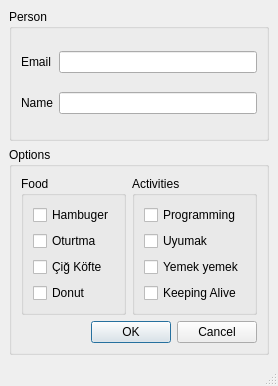
<?xml version="1.0" encoding="UTF-8"?>
<ui version="4.0">
 <class>MainWindow</class>
 <widget class="QMainWindow" name="MainWindow">
  <property name="geometry">
   <rect>
    <x>0</x>
    <y>0</y>
    <width>277</width>
    <height>386</height>
   </rect>
  </property>
  <property name="windowTitle">
   <string>MainWindow</string>
  </property>
  <widget class="QWidget" name="centralwidget">
   <layout class="QVBoxLayout" name="verticalLayout_3">
    <item>
     <widget class="QGroupBox" name="grpPerson">
      <property name="title">
       <string>Person</string>
      </property>
      <layout class="QGridLayout" name="gridLayout_2">
       <item row="0" column="0">
        <widget class="QLabel" name="lblEmail">
         <property name="text">
          <string>Email</string>
         </property>
        </widget>
       </item>
       <item row="2" column="0">
        <widget class="QLabel" name="lblName">
         <property name="text">
          <string>Name</string>
         </property>
        </widget>
       </item>
       <item row="0" column="1">
        <widget class="QLineEdit" name="leEmail"/>
       </item>
       <item row="2" column="1">
        <widget class="QLineEdit" name="leName"/>
       </item>
      </layout>
     </widget>
    </item>
    <item>
     <widget class="QGroupBox" name="grpOptions">
      <property name="title">
       <string>Options</string>
      </property>
      <layout class="QGridLayout" name="gridLayout_3">
       <item row="0" column="0">
        <widget class="QGroupBox" name="grpFood">
         <property name="title">
          <string>Food</string>
         </property>
         <layout class="QVBoxLayout" name="verticalLayout_2">
          <item>
           <widget class="QCheckBox" name="checkBox">
            <property name="text">
             <string>Hambuger</string>
            </property>
           </widget>
          </item>
          <item>
           <widget class="QCheckBox" name="checkBox_2">
            <property name="text">
             <string>Oturtma</string>
            </property>
           </widget>
          </item>
          <item>
           <widget class="QCheckBox" name="checkBox_3">
            <property name="text">
             <string>Çiğ Köfte</string>
            </property>
           </widget>
          </item>
          <item>
           <widget class="QCheckBox" name="checkBox_4">
            <property name="text">
             <string>Donut</string>
            </property>
           </widget>
          </item>
         </layout>
        </widget>
       </item>
       <item row="0" column="1">
        <widget class="QGroupBox" name="grpActivities">
         <property name="title">
          <string>Activities</string>
         </property>
         <layout class="QVBoxLayout" name="verticalLayout">
          <item>
           <widget class="QCheckBox" name="checkBox_5">
            <property name="text">
             <string>Programming</string>
            </property>
           </widget>
          </item>
          <item>
           <widget class="QCheckBox" name="checkBox_6">
            <property name="text">
             <string>Uyumak</string>
            </property>
           </widget>
          </item>
          <item>
           <widget class="QCheckBox" name="checkBox_7">
            <property name="text">
             <string>Yemek yemek</string>
            </property>
           </widget>
          </item>
          <item>
           <widget class="QCheckBox" name="checkBox_8">
            <property name="text">
             <string>Keeping Alive</string>
            </property>
           </widget>
          </item>
         </layout>
        </widget>
       </item>
       <item row="1" column="0" colspan="2">
        <widget class="QDialogButtonBox" name="buttonBox">
         <property name="standardButtons">
          <set>QDialogButtonBox::Cancel|QDialogButtonBox::Ok</set>
         </property>
        </widget>
       </item>
      </layout>
     </widget>
    </item>
   </layout>
  </widget>
  <widget class="QMenuBar" name="menubar">
   <property name="geometry">
    <rect>
     <x>0</x>
     <y>0</y>
     <width>277</width>
     <height>21</height>
    </rect>
   </property>
  </widget>
  <widget class="QStatusBar" name="statusbar"/>
 </widget>
 <resources/>
 <connections/>
</ui>
